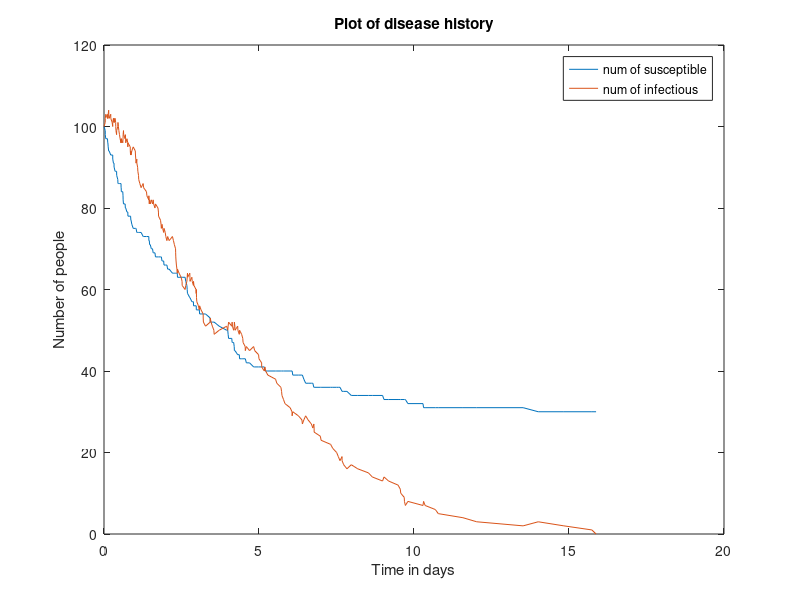

Write MATLAB code to recreate this figure.
%function EstProb = project1(pop, istate2, rem)

%Input Variables
%---------------------------------------------
pop=200; %total population
T=100; %maximum time

istate2=100; %no of infected individuals at any time
istate1=pop-istate2; %no of susceptible individuals

rem=0; %remediation option

%Parameters
gamma=1/3; 
beta=1.6*gamma;
mask=1;
%----------------------------------

%Remediation Alteration
%----------------------------------
if rem == 1
    gamma = 1/2;
end
if rem ==2
    mask=0.75;
end
if rem ==3;
    mask=0.75;
    gamma=1/2;
end
%-----------------------------------

    t = 0;%set initial time
    ts = 0;%start time vector
    ss2 = istate2;%start infectious vector
    ss1 = istate1;%start susceptible vector

    while t<T %for t less than max time
        rate1=(beta*istate2*istate1)/(pop-1);
        rate2=gamma*istate2;
        if istate2<200
            t = t + exprnd(1/(rate1+rate2));
            if rand<mask*(rate1/(rate1+rate2))
                istate1=istate1-1;
                istate2=istate2+1;
            else
                istate2=istate2-1;
            end
        else
            t = t + exprnd(rate2);
            istate2 = istate2-1;
        end
        ts = [ts; t];
        ss2 = [ss2; istate2];
        ss1 = [ss1; istate1];
    if istate2<1
        break
    end
    end

figure
plot(ts,ss1)
hold
plot(ts,ss2)
title('Plot of disease history')
xlabel('Time in days')
ylabel('Number of people')
legend('num of susceptible','num of infectious')